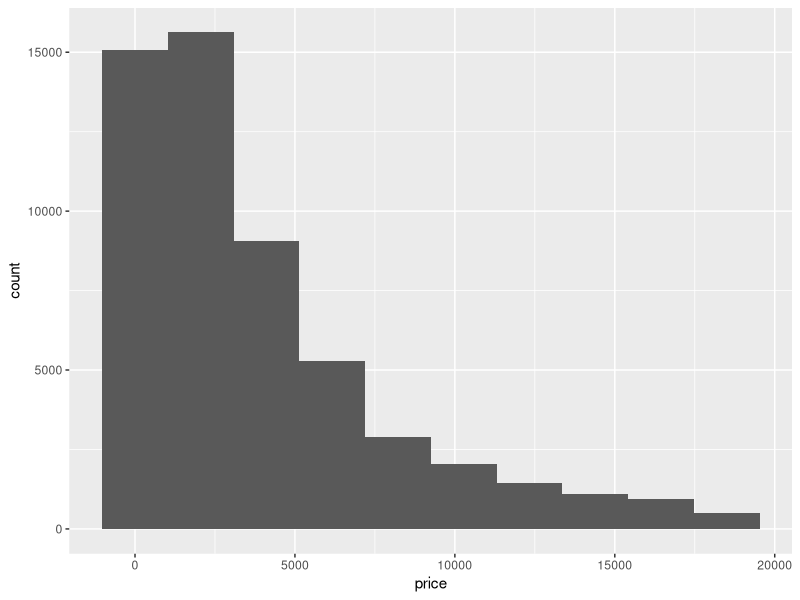
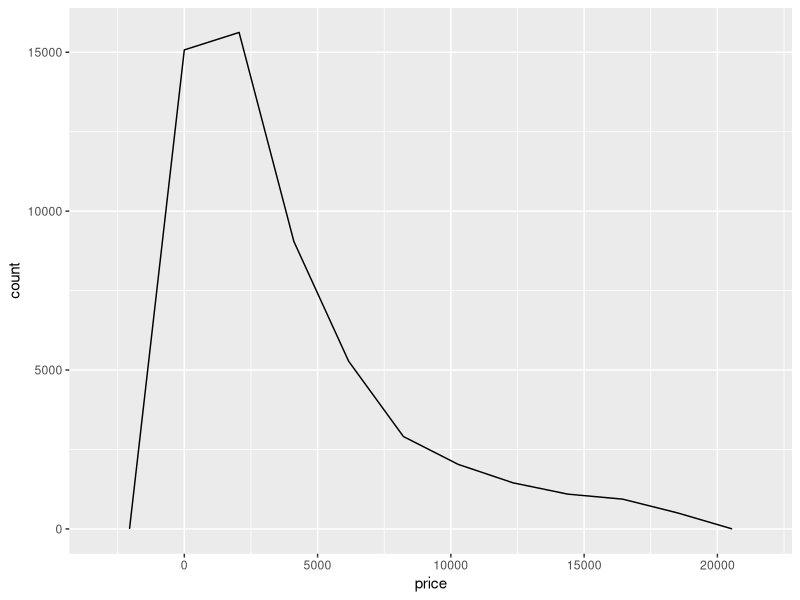
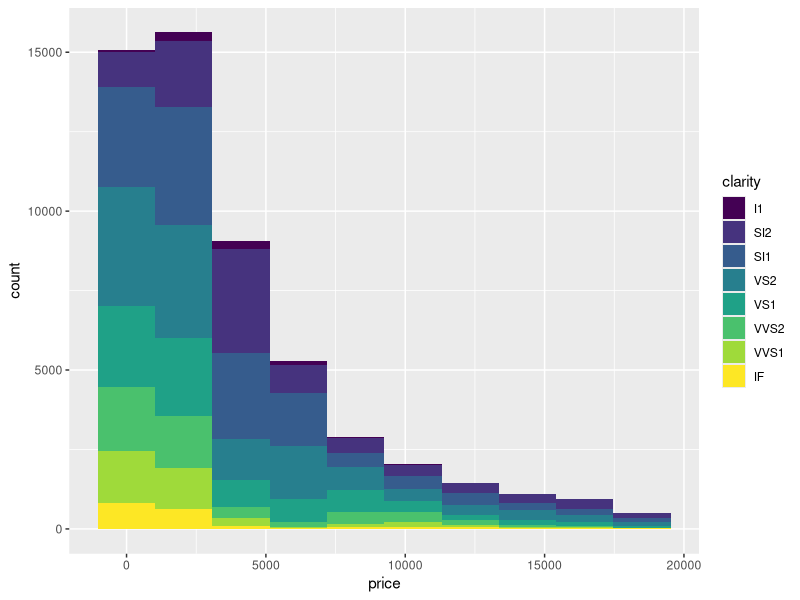
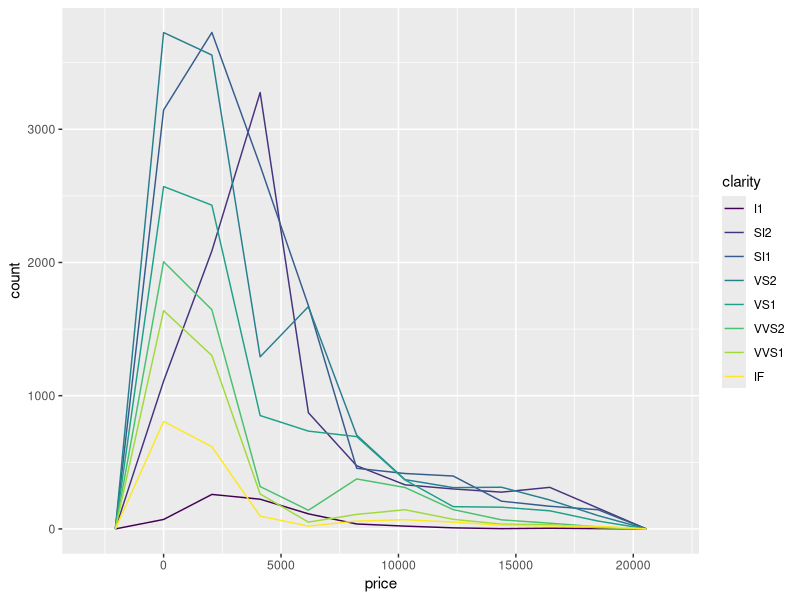
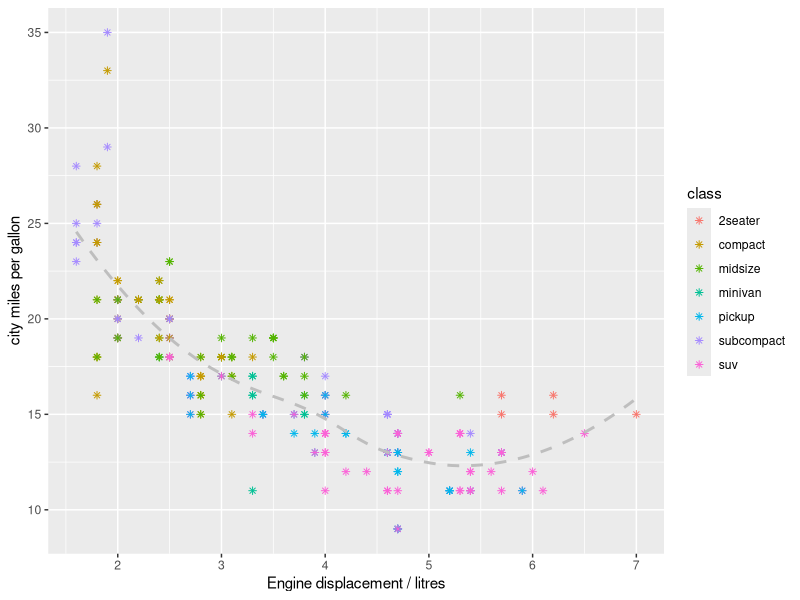
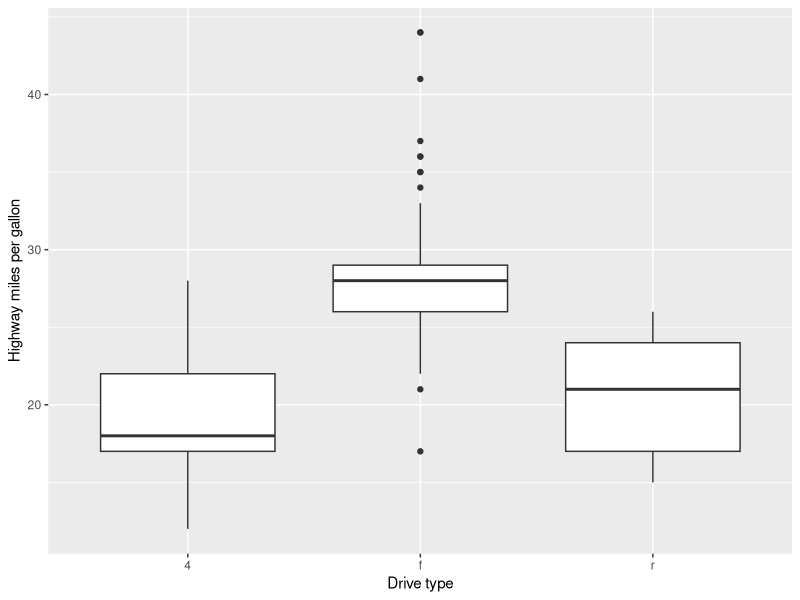
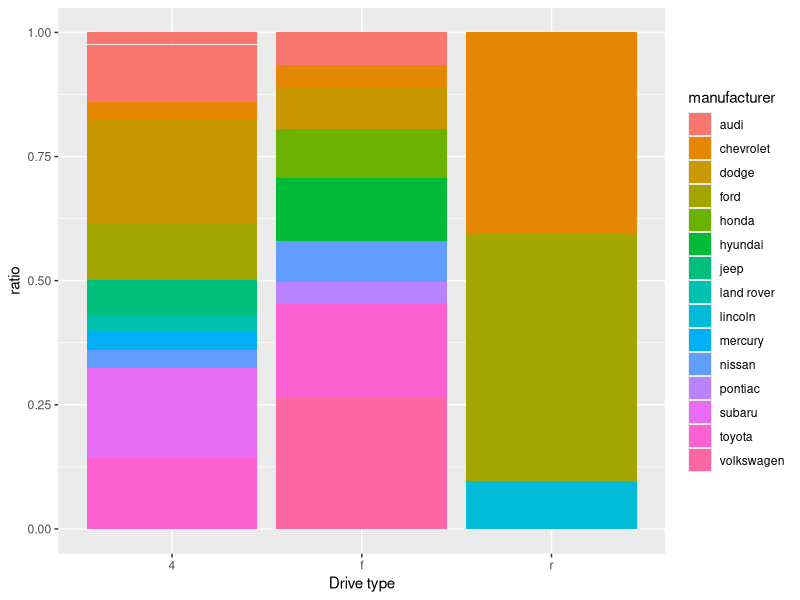
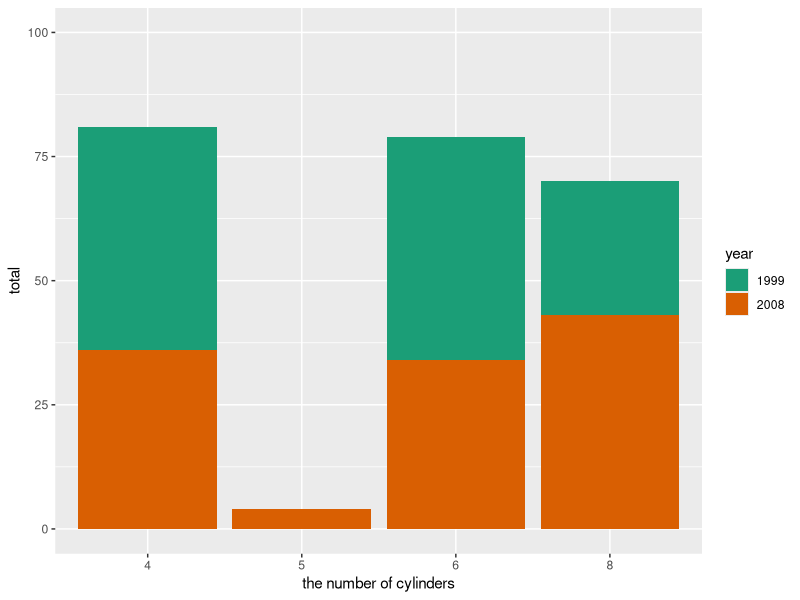

The R script that drew these images, in order:
## ---- chunk 1
knitr::opts_chunk$set(echo = TRUE)
## ---- chunk 2
library(dplyr)
library(ggplot2)
data(diamonds)
glimpse(diamonds)
head(diamonds)
## ---- chunk 3
ggplot(diamonds, aes(x=price)) -> g
g + geom_histogram(bins=10)
g + geom_freqpoly(bins=10)
## ---- chunk 4
ggplot(diamonds, aes(x=price, fill=clarity)) + geom_histogram(bins=10)
ggplot(diamonds, aes(x=price, color=clarity)) + geom_freqpoly(bins=10)
# A: Frequence plot now shows each line individually instead of combining them
## ---- chunk 5
#2a
ggplot(mpg, aes(x=displ, y=cty, color=class)) + 
   geom_point(shape=8) + 
   geom_smooth(inherit.aes = F, alpha=5, colour="gray", linetype="dashed", se = F, aes(x=displ, y=cty)) + 
   labs(x = "Engine displacement / litres", y = "city miles per gallon")

#2b
ggplot(mpg, aes(x=drv, y=hwy)) +
   geom_boxplot() +
   labs(x = "Drive type", y = "Highway miles per gallon")

#2c
ggplot(mpg, aes(x=drv, y=hwy, fill=manufacturer)) +
   geom_col(position = "fill") +
   labs(x = "Drive type", y = "ratio")
## ---- chunk 6
ggplot(mpg, aes(x = as.factor(cyl), fill = as.factor(year))) + 
   geom_bar() +
   labs(x = "the number of cylinders", y="total", fill="year") +
   scale_fill_brewer(palette = "Dark2") +
   ylim(0, 100)

## ---- chunk 7
ggplot(mpg, aes(x = as.factor(trans), y = displ)) + 
   geom_boxplot() +
   theme_bw() +
   theme (axis.text.x = element_text(angle = 90))
## ---- chunk 8

ggplot(mpg, aes(hwy, fill = as.factor(cyl))) + geom_histogram(bins = 10, position = "dodge")
 
ggplot(mpg, aes(hwy)) + 
   geom_histogram(bins = 10, position = "dodge") + 
   facet_wrap(cyl ~ ., nrow=2, ncol=2)
## ---- chunk 9
sales <- data.frame(month = 1:12,
          total = c(10000, 5000, 12000, 3000, 5000, 7000, 
                   10000, 2000, 4000, 8000, 11000, 14000))
## ---- chunk 10
# Using geom_col() which displays the y label value instead of counting
# Labeling X as discrete values from 1 to 12 (months)
ggplot(sales, aes(x=month, y=total)) +
   geom_col() +
   scale_x_discrete("Month", limits=1:12)
